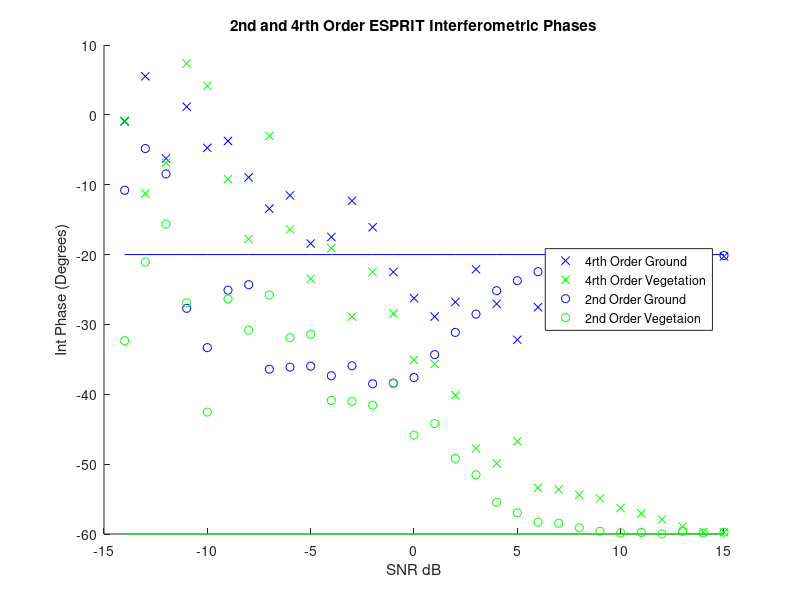
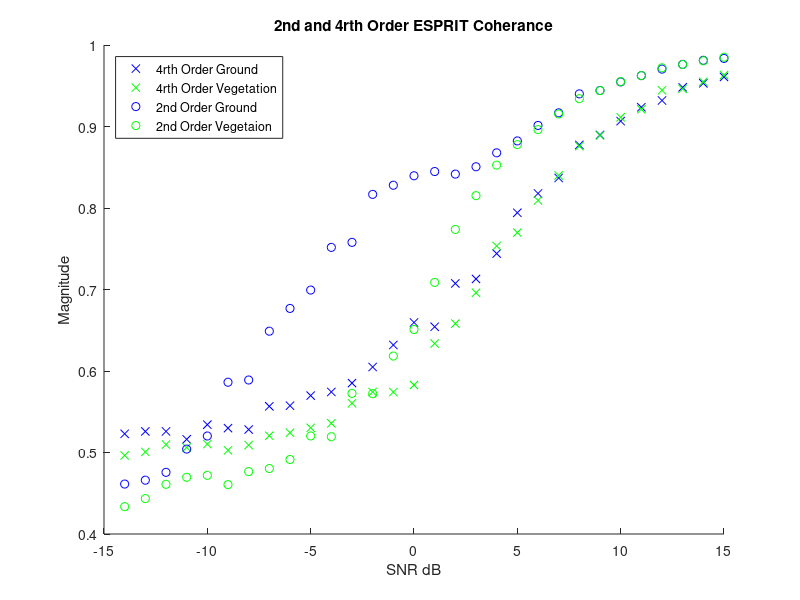

Here is the MATLAB script that generated these plots, in order:
%% Afric_Sim_test_ESPRIT
clc;clear;
%% Initializations
alpha = 1; %ground weighting factor
beta = 1;   %veg weighting factor

Pol_ground = [1;1;0]./sqrt(2);
Pol_vegitation = [1;1;1]./sqrt(3);

eye_2 = 0;
G_O = 20;
ground_offset = G_O*pi/180; % ground interferomitry offset
V_O = 60;
vegitation_offset = V_O*pi/180;    % veg interferomitry offset

Averaged_samples = 100;
Window_optimal = 81;    %size of window
SNR_samples = 30;

ground_angle_4 = zeros(SNR_samples,1);
ground_angle_2 = zeros(SNR_samples,1);

vegitation_angle_4 = zeros(SNR_samples,1);
vegitation_angle_2 = zeros(SNR_samples,1);

ground_abs_4 = zeros(SNR_samples,1);
ground_abs_2 = zeros(SNR_samples,1);

vegitation_abs_4 = zeros(SNR_samples,1);
vegitation_abs_2 = zeros(SNR_samples,1);

SNR = zeros(1,SNR_samples);
%% Matrix Construction
for SNR_sample = fliplr(1:SNR_samples);
    
    SNR(SNR_sample)=SNR_sample-15;
    Noise = (10^(-SNR(SNR_sample)/20))/sqrt(3);
    
    for unusedvariable = 1:Averaged_samples
        
        %% Signal Construction

        g =  Pol_ground*(sqrt(-2*log(1-rand(1,Window_optimal))).*exp(1i*2*pi*rand(1,Window_optimal)));
        v =  Pol_vegitation*(sqrt(-2*log(1-rand(1,Window_optimal))).*exp(1i*2*pi*rand(1,Window_optimal)));
        
        s1 = alpha*g + beta*v;
        s2 = alpha*exp(1i*ground_offset)*g + beta*exp(1i*vegitation_offset)*v;
        
        s1_Noise = s1 + Noise*sqrt(-2*log(1-rand(3,Window_optimal))).*exp(1i*2*pi*rand(3,Window_optimal));
        s2_Noise = s2 + Noise*sqrt(-2*log(1-rand(3,Window_optimal))).*exp(1i*2*pi*rand(3,Window_optimal));
        
        S1_2 = [s1_Noise(1,:)
            s1_Noise(2,:)
            s1_Noise(3,:)];
        
        S2_2 = [s2_Noise(1,:)
            s2_Noise(2,:)
            s2_Noise(3,:)];
        
        S1_4 = [s1_Noise(1,:).*s1_Noise(1,:)
            s1_Noise(2,:).*s1_Noise(2,:)
            s1_Noise(3,:).*s1_Noise(3,:)
            s1_Noise(1,:).*s1_Noise(2,:)
            s1_Noise(1,:).*s1_Noise(3,:)
            s1_Noise(2,:).*s1_Noise(3,:)];
        
        S2_4 = [s2_Noise(1,:).*s2_Noise(1,:)
            s2_Noise(2,:).*s2_Noise(2,:)
            s2_Noise(3,:).*s2_Noise(3,:)
            s2_Noise(1,:).*s2_Noise(2,:)
            s2_Noise(1,:).*s2_Noise(3,:)
            s2_Noise(2,:).*s2_Noise(3,:)];
        
        R1_4 = S1_4*S1_4'/Window_optimal;
        R2_4 = S1_4*S2_4'/Window_optimal;
        
        R1_2 = S1_2*S1_2'/Window_optimal;
        R2_2 = S1_2*S2_2'/Window_optimal;
        %% Second Order Stat Analysis
        
        [eigenvec_2,eigenval_2] =eig((pinv(R1_2 + eye_2*eye(3)))...
            *R2_2,'nobalance');
        
        [~,srt_2]=sort(abs(diag(eigenval_2)),'descend');
        
        Leig_copol = (abs(eigenval_2(srt_2(1),srt_2(1)))^2)....
            *abs(eigenvec_2(1,srt_2(1)))^2....
            + abs(eigenvec_2(2,srt_2(1)))^2;
        
        SLeig_copol = (abs(eigenval_2(srt_2(1),srt_2(1)))^2)....
            *abs(eigenvec_2(1,srt_2(2)))^2....
            + abs(eigenvec_2(2,srt_2(2)))^2;
        
        if (Leig_copol >= SLeig_copol)
            
            ground_angle_2(SNR_sample,1) = ground_angle_2(SNR_sample,1)....
                + angle(eigenval_2(srt_2(1),srt_2(1)))/Averaged_samples;
            
            vegitation_angle_2(SNR_sample,1) = vegitation_angle_2(SNR_sample,1)....
                + angle(eigenval_2(srt_2(2),srt_2(2)))/Averaged_samples;
            
            ground_abs_2(SNR_sample,1) = ground_abs_2(SNR_sample,1)....
                + sqrt(abs(eigenval_2(srt_2(1),srt_2(1))))/Averaged_samples;
            
            vegitation_abs_2(SNR_sample,1) = vegitation_abs_2(SNR_sample,1)....
                + sqrt(abs(eigenval_2(srt_2(2),srt_2(2))))/Averaged_samples;
        else
            
            ground_angle_2(SNR_sample,1) = ground_angle_2(SNR_sample,1)....
                + angle(eigenval_2(srt_2(2),srt_2(2)))/Averaged_samples;
            
            vegitation_angle_2(SNR_sample,1) = vegitation_angle_2(SNR_sample,1)....
                + angle(eigenval_2(srt_2(1),srt_2(1)))/Averaged_samples;
            
            ground_abs_2(SNR_sample,1) = ground_abs_2(SNR_sample,1)....
                + sqrt(abs(eigenval_2(srt_2(2),srt_2(2))))/Averaged_samples;
            
            vegitation_abs_2(SNR_sample,1) = vegitation_abs_2(SNR_sample,1)....
                + sqrt(abs(eigenval_2(srt_2(1),srt_2(1))))/Averaged_samples;
        end
        
        %% Fourth Order Statistics
        clc;
        [~,eigenvalCov11_4] = eig(R1_4,'nobalance');
        
        [~,srtCov_4] = sort(abs(diag(eigenvalCov11_4)),'descend');
        
        eye_4 = mean((diag(eigenvalCov11_4)))/max(abs(diag(eigenvalCov11_4)))^2;
        
        [eigenvec_4,eigenval_4] = eig((pinv(R1_4 + eye_4*eye(6)))*R2_4,'nobalance');
        
        [~,srt_abs_4] = sort(abs(diag(eigenval_4)),'descend');
        
        [~,srt_angle_4] = sort(abs(angle(diag(eigenval_4(srt_abs_4(1:3),srt_abs_4(1:3))))),'descend');
        
        LeigTemp  = (abs(eigenval_4(srt_abs_4(srt_angle_4(1)),srt_abs_4(srt_angle_4(1)))))^2....
            *(abs(eigenvec_4(1,srt_abs_4(srt_angle_4(1))))^2....
            + abs(eigenvec_4(2,(srt_angle_4(1))))^2....
            + abs(eigenvec_4(4,srt_abs_4(srt_angle_4(1))))^2);
        
        SLeigTemp = (abs(eigenval_4(srt_abs_4(srt_angle_4(3)),srt_abs_4(srt_angle_4(3)))))^2....
            *(abs(eigenvec_4(1,srt_abs_4(srt_angle_4(3))))^2....
            + abs(eigenvec_4(2,srt_abs_4(srt_angle_4(3))))^2....
            + abs(eigenvec_4(4,srt_abs_4(srt_angle_4(3))))^2);
        
        if ((LeigTemp >= SLeigTemp)&&(abs(eigenvec_4(srt_abs_4(srt_angle_4(1)),srt_abs_4(srt_angle_4(1))))...
                >= abs(eigenvec_4(srt_abs_4(srt_angle_4(3)),srt_abs_4(srt_angle_4(3))))) )
            
            vegitation_angle_4(SNR_sample,1) = vegitation_angle_4(SNR_sample,1)....
                + 0.5*angle(eigenval_4(srt_abs_4(srt_angle_4(3)),srt_abs_4(srt_angle_4(3))))/Averaged_samples;
            
            ground_angle_4(SNR_sample,1) = ground_angle_4(SNR_sample,1)....
                + 0.5*angle(eigenval_4(srt_abs_4(srt_angle_4(1)),srt_abs_4(srt_angle_4(1))))/Averaged_samples;
            
            vegitation_abs_4(SNR_sample,1) = vegitation_abs_4(SNR_sample,1)....
                + sqrt(abs(eigenval_4(srt_abs_4(srt_angle_4(3)),srt_abs_4(srt_angle_4(3)))))/Averaged_samples;
            
            ground_abs_4(SNR_sample,1) = ground_abs_4(SNR_sample,1)....
                + sqrt(abs(eigenval_4(srt_abs_4(srt_angle_4(1)),srt_abs_4(srt_angle_4(1)))))/Averaged_samples;
            
        elseif((LeigTemp >= SLeigTemp)&&(abs(eigenvec_4(srt_abs_4(srt_angle_4(3)),srt_abs_4(srt_angle_4(3))))...
                >= abs(eigenvec_4(srt_abs_4(srt_angle_4(1)),srt_abs_4(srt_angle_4(1))))) )
            
            vegitation_angle_4(SNR_sample,1) = vegitation_angle_4(SNR_sample,1)....
                + 0.5*angle(eigenval_4(srt_abs_4(srt_angle_4(1)),srt_abs_4(srt_angle_4(1))))/Averaged_samples;
            
            ground_angle_4(SNR_sample,1) = ground_angle_4(SNR_sample,1)....
                + 0.5*angle(eigenval_4(srt_abs_4(srt_angle_4(3)),srt_abs_4(srt_angle_4(3))))/Averaged_samples;
            
            vegitation_abs_4(SNR_sample,1) = vegitation_abs_4(SNR_sample,1)....
                + sqrt(abs(eigenval_4(srt_abs_4(srt_angle_4(1)),srt_abs_4(srt_angle_4(1)))))/Averaged_samples;
            
            ground_abs_4(SNR_sample,1) = ground_abs_4(SNR_sample,1)....
                + sqrt(abs(eigenval_4(srt_abs_4(srt_angle_4(3)),srt_abs_4(srt_angle_4(3)))))/Averaged_samples;
        elseif (SLeigTemp >= LeigTemp)
            
            vegitation_angle_4(SNR_sample,1) = vegitation_angle_4(SNR_sample,1)....
                + 0.5*angle(eigenval_4(srt_abs_4(srt_angle_4(1)),srt_abs_4(srt_angle_4(1))))/Averaged_samples;
            
            ground_angle_4(SNR_sample,1) = ground_angle_4(SNR_sample,1)....
                + 0.5*angle(eigenval_4(srt_abs_4(srt_angle_4(3)),srt_abs_4(srt_angle_4(3))))/Averaged_samples;
            
            vegitation_abs_4(SNR_sample,1) = vegitation_abs_4(SNR_sample,1)....
                + sqrt(abs(eigenval_4(srt_abs_4(srt_angle_4(1)),srt_abs_4(srt_angle_4(1)))))/Averaged_samples;
            
            ground_abs_4(SNR_sample,1) = ground_abs_4(SNR_sample,1)....
                + sqrt(abs(eigenval_4(srt_abs_4(srt_angle_4(3)),srt_abs_4(srt_angle_4(3)))))/Averaged_samples;
        end
    end
end
%% Plotting Results
figure(2);
title('2nd and 4rth Order ESPRIT Interferometric Phases');
xlabel('SNR dB');ylabel('Int Phase (Degrees)');
hold on;
plot(SNR,(ground_angle_4)*180/pi,'bx');
plot(SNR,(vegitation_angle_4)*180/pi,'gx');
plot(SNR,(ground_angle_2)*180/pi,'bo');
plot(SNR,(vegitation_angle_2)*180/pi,'go');
plot(SNR,-V_O*ones(1,SNR_samples),'g');
plot(SNR,-G_O*ones(1,SNR_samples),'b');
% axis([-10,20,-V_O-5,-G_O+5])
legend('4rth Order Ground','4rth Order Vegetation','2nd Order Ground','2nd Order Vegetaion','Location','east')
hold off
%
figure(3);
title('2nd and 4rth Order ESPRIT Coherance');
xlabel('SNR dB');ylabel('Magnitude');
hold on;
plot(SNR,ground_abs_4,'bx');
plot(SNR,vegitation_abs_4,'gx');
plot(SNR,ground_abs_2,'bo');
plot(SNR,vegitation_abs_2,'go');
% axis([-10,20,0,2])
legend('4rth Order Ground','4rth Order Vegetation','2nd Order Ground','2nd Order Vegetaion','Location','northwest')
hold off